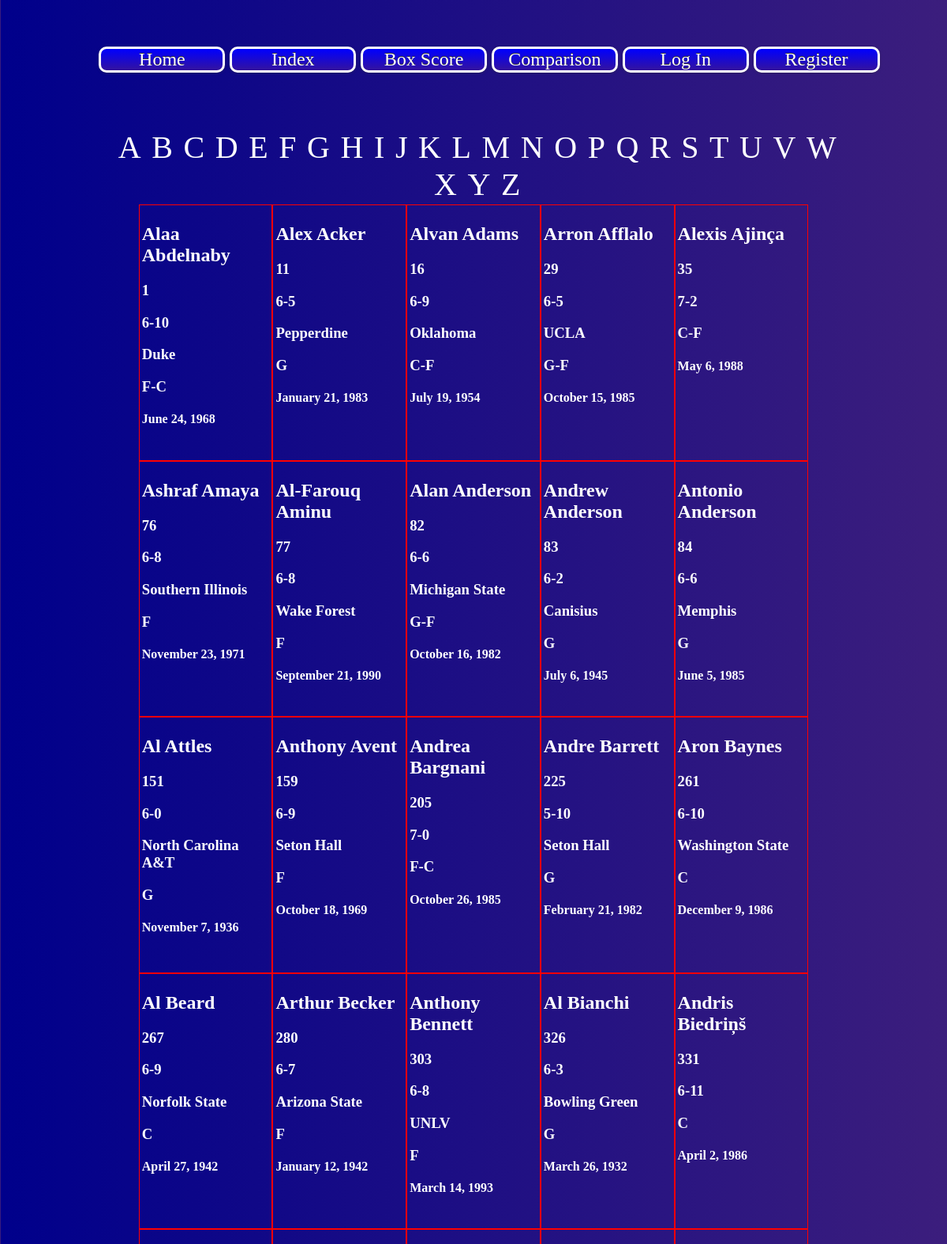
The app's page /index/a (upper part) with its own data.
### myapp/models.py (models this page shows)
class Playersinfo(models.Model):
    id = models.AutoField(db_column='ID', primary_key=True, blank=True)  # Field name made lowercase.
    player_id = models.TextField(db_column='Player_id', blank=True, null=True)  # Field name made lowercase.
    name = models.TextField(db_column='Name', blank=True, null=True)  # Field name made lowercase.
    position = models.TextField(db_column='Position', blank=True, null=True)  # Field name made lowercase.
    height = models.FloatField(db_column='Height', blank=True, null=True)  # Field name made lowercase.
    birthdate = models.TextField(db_column='Birthdate', blank=True, null=True)  # Field name made lowercase.
    college = models.TextField(db_column='College', blank=True, null=True)  # Field name made lowercase.
    url = models.TextField(db_column='Url', blank=True, null=True)  # Field name made lowercase.
    class Meta:
        managed = False
        db_table = 'playersInfo'

### myapp/views.py (the view)
# urls.py: path('index/<str:letter>', views.index, name='index'),
def index(request, letter):
    alphabet =[]
    for i in range(ord('A'), ord('Z')+1):
        alphabet.append(chr(i))
    date = datetime.datetime.now()
    players = Playersinfo.objects.filter(name__startswith=letter)
    return render(request, 'index.html', {'players':players, 'date':date, 'alphabet':alphabet})

### Templates/index.html (shortened to what this page needs)
{% extends 'base.html' %}
{% block content %}
<div class="alphabet">
  {%for i in alphabet%}
  <div class="letter_index">
    <a class="alphabet" id="{{i}}" href="/index/{{i}}">{{i}}</a>
  </div>
  {% endfor %}
</div>
<table>
  <tbody>
    {% for player in players %}
      <tr class = 'pcell' href="">
          <td id= {{player.player_id}}>
            <h2><a class="p_index" href="{% url 'player' player.id %}">{{player.name}}</a></h2>
            <h3>{{player.id}}</h3>
            <h3>{{player.height}}</h3>
            <h3>{{player.college}}</h3>
            <h3>{{player.position}}</h3>
            <h4>{{player.birthdate}}</h4>
          </td>
      </tr>
    {% endfor %}
  </tbody>
</table>
{% endblock %}

### Templates/base.html (shortened to what this page needs)
{% load static %}
<!DOCTYPE html>
<html lang="en" dir="ltr">
  <head>
    <link rel="stylesheet" type="text/css" href="{% static 'myapp/style.css' %}">
  </head>
  <body>
    <div class="main_div">
      <ul class = "nav">
        <li><a href="/">Home</a></li>
        <li><a href="/index/a">Index</a></li>
        <li><a href="/boxscore">Box Score</a></li>
        <li><a href="/comparison">Comparison</a></li>
        {% if user.is_authenticated %}
        <li><a href="accounts/logout">Log Out</a></li>
        <li><a href="accounts/profile">Profile</a></li>
        {% else %}
        <li><a href="accounts/login">Log In</a></li>
        <li><a href="accounts/register">Register</a></li>
        {% endif %}
      </ul>
      {% block content %}
      {% endblock %}
    </div>
  </body>
</html>

### myapp/Static/myapp/style.css (style rules this page uses)
.main_div { margin: 5%; }
.nav { text-align: center; height: 10vh; font-size: 3vh; }
table { margin: 0% auto; max-width: 80%; }
.alphabet { text-align: center; margin: auto; width: 90%; }
.alphabet div { display: inline-block; text-align: center; margin-left: 1%; }
.alphabet div a { font-size: 5vh; text-decoration: none; color: white; }
.p_index { text-decoration: none; color: white; }
.nav li { border:3px solid white; background-color: red; background-image: linear-gradient(blue,rgb(52, 19, 158)); font-weight: 100; color: white; display: inline-block; width: 15%; margin: auto; border-radius: 10px; box-shadow: 0px 1px 4px -2px #333; }
.nav li a { color: white; text-decoration: none; text-shadow: 0px -1px #333; }
.pcell { border: 1px solid red; }
tbody { display: grid; grid-template-columns: repeat(5, 1fr); grid-template-rows: repeat(5, 1fr); grid-column-gap: 0px; grid-row-gap: 0px; margin: auto; }
body { background: linear-gradient(-90deg, #ee7752, #00008B); background-size: 400% 400%; color: white; }
ul { list-style: none; }

### records on screen
Playersinfo: name "Alaa Abdelnaby", id "1", height "6-10", college "Duke", position "F-C", birthdate "June 24, 1968"
Playersinfo: name "Alex Acker", id "11", height "6-5", college "Pepperdine", position "G", birthdate "January 21, 1983"
Playersinfo: name "Alvan Adams", id "16", height "6-9", college "Oklahoma", position "C-F", birthdate "July 19, 1954"
Playersinfo: name "Arron Afflalo", id "29", height "6-5", college "UCLA", position "G-F", birthdate "October 15, 1985"
Playersinfo: name "Alexis Ajinça", id "35", height "7-2", position "C-F", birthdate "May 6, 1988"
Playersinfo: name "Ashraf Amaya", id "76", height "6-8", college "Southern Illinois", position "F", birthdate "November 23, 1971"
Playersinfo: name "Al-Farouq Aminu", id "77", height "6-8", college "Wake Forest", position "F", birthdate "September 21, 1990"
Playersinfo: name "Alan Anderson", id "82", height "6-6", college "Michigan State", position "G-F", birthdate "October 16, 1982"
Playersinfo: name "Andrew Anderson", id "83", height "6-2", college "Canisius", position "G", birthdate "July 6, 1945"
Playersinfo: name "Antonio Anderson", id "84", height "6-6", college "Memphis", position "G", birthdate "June 5, 1985"
Playersinfo: name "Al Attles", id "151", height "6-0", college "North Carolina A&T", position "G", birthdate "November 7, 1936"
Playersinfo: name "Anthony Avent", id "159", height "6-9", college "Seton Hall", position "F", birthdate "October 18, 1969"
Playersinfo: name "Andrea Bargnani", id "205", height "7-0", position "F-C", birthdate "October 26, 1985"
Playersinfo: name "Andre Barrett", id "225", height "5-10", college "Seton Hall", position "G", birthdate "February 21, 1982"
Playersinfo: name "Aron Baynes", id "261", height "6-10", college "Washington State", position "C", birthdate "December 9, 1986"
Playersinfo: name "Al Beard", id "267", height "6-9", college "Norfolk State", position "C", birthdate "April 27, 1942"
Playersinfo: name "Arthur Becker", id "280", height "6-7", college "Arizona State", position "F", birthdate "January 12, 1942"
Playersinfo: name "Anthony Bennett", id "303", height "6-8", college "UNLV", position "F", birthdate "March 14, 1993"
Playersinfo: name "Al Bianchi", id "326", height "6-3", college "Bowling Green", position "G", birthdate "March 26, 1932"
Playersinfo: name "Andris Biedriņš", id "331", height "6-11", position "C", birthdate "April 2, 1986"

### other values on screen
{{ i }} "A" "B" "C" "D" "E" "F" "G" "H" "I" "J" "K" "L" "M" "N" "O" "P" "Q" "R" "S" "T" "U" "V" "W" "X" "Y" "Z"
